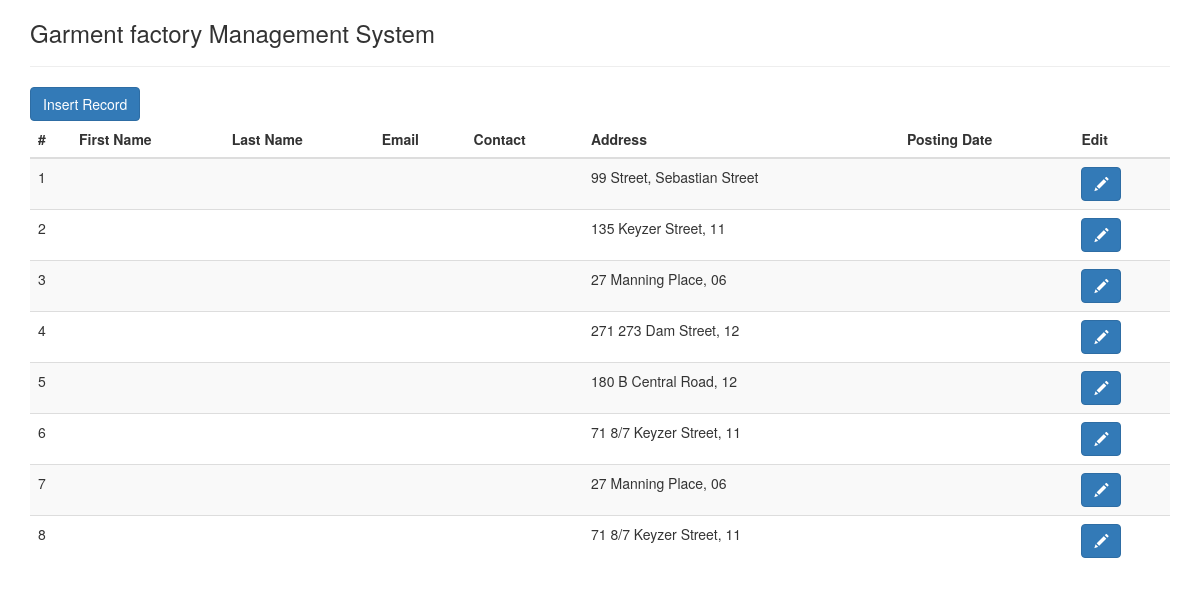
The page / on the database its author committed.
### tables this page shows
CREATE TABLE `employee` (
  `Name` varchar(50) NOT NULL,
  `Employee_Id` int(15) NOT NULL,
  `User_Name` varchar(50) NOT NULL,
  `Password` varchar(50) NOT NULL,
  `Address` varchar(50) NOT NULL,
  `Phone_No` int(15) NOT NULL,
  `Gardian_Details` varchar(50) NOT NULL,
  `Date_Of_Birth` date NOT NULL,
  `Manager_Id` int(15) NOT NULL
);

### index.php (the view, shortened to what this page needs)
<?php
require_once'dbconfig.php';
?>
<!DOCTYPE html>
<html lang="en">
<head>
<link href="https://maxcdn.bootstrapcdn.com/bootstrap/3.3.0/css/bootstrap.min.css" rel="stylesheet">
</head>
<body>
<div class="container">
<div class="row">
<div class="col-md-12">
<h3>Garment factory Management System</h3> <hr />
<a href="insert.php"><button class="btn btn-primary"> Insert Record</button></a>
<div class="table-responsive">
<table id="mytable" class="table table-bordred table-striped">
<thead>
<th>#</th>
<th>First Name</th>
<th>Last Name</th>
<th>Email</th>
<th>Contact</th>
<th>Address</th>
<th>Posting Date</th>
<th>Edit</th>
</thead>
<tbody>
<?php
$sql =mysqli_query($con, "select * from employee;");
$cnt=1;
$row=mysqli_num_rows($sql);
if($row>0){
while ($result=mysqli_fetch_array($sql)) {
?>
<tr>
<td><?php echo htmlentities($cnt);?></td>
<td><?php echo htmlentities($result['FirstName']);?></td>
<td><?php echo htmlentities($result['LastName']);?></td>
<td><?php echo htmlentities($result['EmailId']);?></td>
<td><?php echo htmlentities($result['ContactNumber']);?></td>
<td><?php echo htmlentities($result['Address']);?></td>
<td><?php echo htmlentities($result['PostingDate']);?></td>
<td><a href="update.php?id=<?php echo
htmlentities($result['id']);?>"><button class="btn btn-primary btnxs"><span class="glyphicon glyphicon-pencil"></span></button></a></td>
</tr>
<?php
$cnt++;
} } else { ?>
<tr>
<td colspan="9" style="color:red; font-weight:bold;textalign:center;"> No Record found</td>
</tr>
<?php } ?>
</tbody>
</table>
</div>
</div>
</div>
</div>
</body>
</html>

### rows shown on the page
employee: Address "99 Street, Sebastian Street"
employee: Address "135 Keyzer Street, 11"
employee: Address "27 Manning Place, 06"
employee: Address "271 273 Dam Street, 12"
employee: Address "180 B Central Road, 12"
employee: Address "71 8/7 Keyzer Street, 11"
employee: Address "27 Manning Place, 06"
employee: Address "71 8/7 Keyzer Street, 11"
